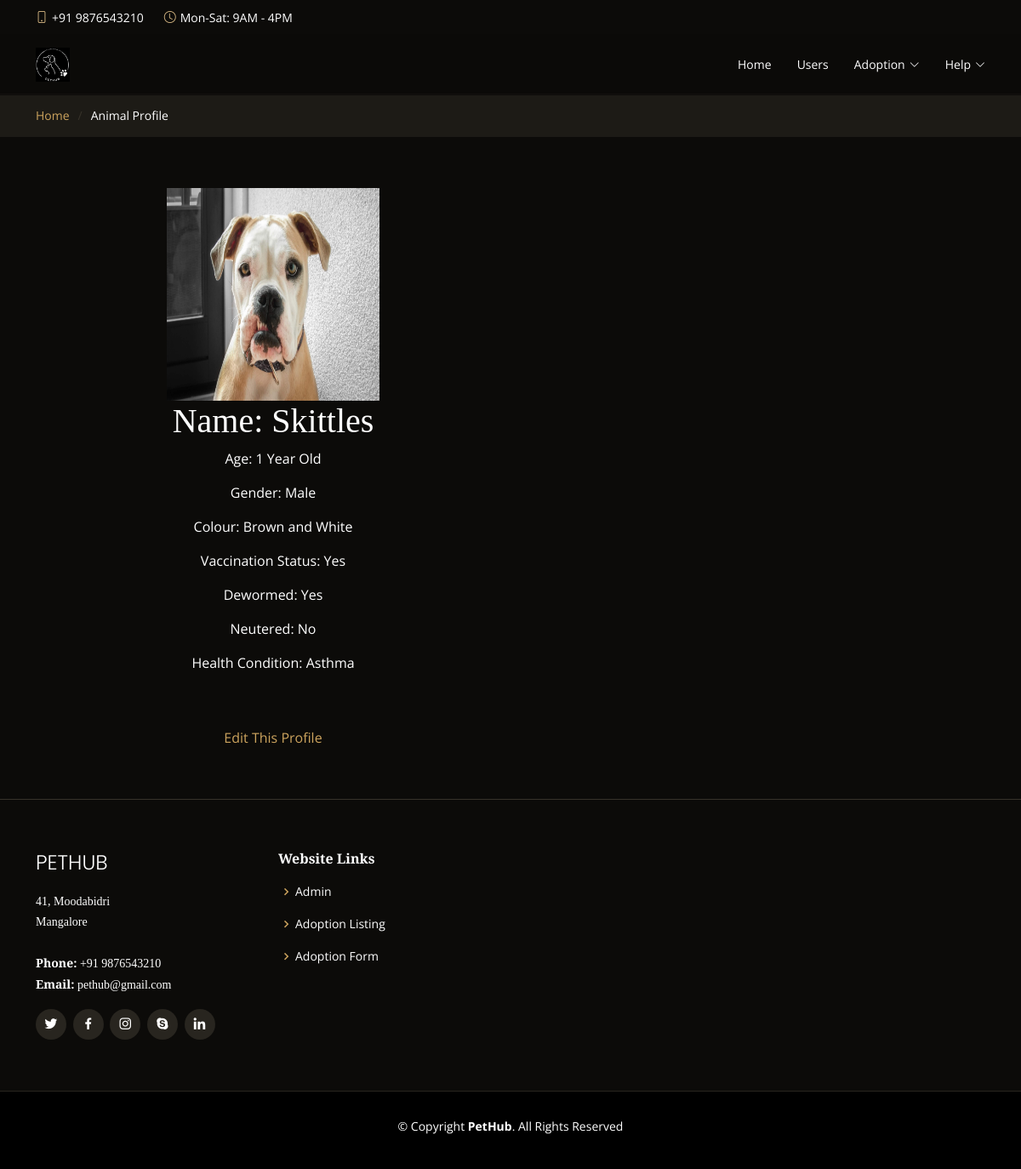
The app's page /admin/animalProfile.php?id=5 (signed in) with its own data.
### tables this page shows
CREATE TABLE `animal` (
  `id` int(11) NOT NULL,
  `animalName` varchar(100) NOT NULL,
  `animalType` varchar(100) NOT NULL,
  `gender` varchar(10) NOT NULL,
  `age` varchar(100) NOT NULL,
  `colour` varchar(100) NOT NULL,
  `vaccinated` varchar(10) NOT NULL,
  `dewormed` varchar(10) NOT NULL,
  `neutered` varchar(10) NOT NULL,
  `animalCondition` varchar(100) NOT NULL,
  `imgType` varchar(5) NOT NULL
);

### admin/animalProfile.php (the view, shortened to what this page needs)
<?php
  $id = intval($_GET['id']);
?>
<!DOCTYPE html>
<html lang="en">
<head>
  <link href="../assets/vendor/animate.css/animate.min.css" rel="stylesheet">
  <link href="../assets/vendor/aos/aos.css" rel="stylesheet">
  <link href="../assets/vendor/bootstrap/css/bootstrap.min.css" rel="stylesheet">
  <link href="../assets/vendor/bootstrap-icons/bootstrap-icons.css" rel="stylesheet">
  <link href="../assets/vendor/boxicons/css/boxicons.min.css" rel="stylesheet">
  <link href="../assets/vendor/glightbox/css/glightbox.min.css" rel="stylesheet">
  <link href="../assets/vendor/swiper/swiper-bundle.min.css" rel="stylesheet">
  <link href="../assets/css/style.css" rel="stylesheet">
</head>
<body>
  <div id="topbar" class="d-flex align-items-center fixed-top">
    <div class="container d-flex justify-content-center justify-content-md-between">
      <div class="contact-info d-flex align-items-center">
        <i class="bi bi-phone d-flex align-items-center"><span>+91 9876543210</span></i>
        <i class="bi bi-clock d-flex align-items-center ms-4"><span> Mon-Sat: 9AM - 4PM</span></i>
      </div>
    </div>
  </div>
  <header id="header" class="fixed-top d-flex align-items-center">
    <div class="container-fluid container-xl d-flex align-items-center justify-content-lg-between">
      <a href="main.php" class="logo me-auto me-lg-0"><img src="../assets/img/logo.png" alt="" class="img-fluid"></a>
      <nav id="navbar" class="navbar order-last order-lg-0">
        <ul>
          <li><a class="nav-link scrollto" href="main.php">Home</a></li>
          <li><a class="nav-link scrollto" href="users.php">Users</a></li>
          <li class="dropdown"><a href="#"><span>Adoption</span> <i class="bi bi-chevron-down"></i></a>
              <li class='dropdown'><a href='#'><span><?php echo $_SESSION['user']['username']; ?></span><i class='bi bi-chevron-down'></i></a>
          </li>
        </ul>
      </nav>
    </div>
  </header>
  <main id="main">
    <section class="breadcrumbs">
      <div class="container">
        <div class="d-flex justify-content-between align-items-center">
          <ol>
            <li><a href="main.php">Home</a></li>
            <li>Animal Profile</li>
          </ol>
        </div>
      </div>
    </section>
  </main>
    <section id="contact" class="contact">
    <div class="container" data-aos="fade-up">
        <?php
            $conn = mysqli_connect("localhost", "root", "", "hpusers");
            $sql = ("SELECT * FROM animal WHERE id = $id");
            $result = $conn->query($sql);
            if ($result->num_rows > 0) {
            while($row = $result->fetch_assoc()) {
                echo "<div class='col-lg-6' style = 'text-align: center;'>";
                echo "<img src='../assets/img/animals/" . $row["animalName"] . "." . $row["imgType"] . "' height = '250px' width = '250px' >";
                echo "<h1>Name: " . $row["animalName"] . "</h1>";
                echo "<p>Age: " . $row["age"] . "</p>";
                echo "<p>Gender: " . $row["gender"] . "</p>";
                echo "<p>Colour: " . $row["colour"] . "</p>";
                echo "<p>Vaccination Status: " . $row["vaccinated"] . "</p>";
                echo "<p>Dewormed: " . $row["dewormed"] . "</p>";
                echo "<p>Neutered: " . $row["neutered"] . "</p>";
                echo "<p>Health Condition: " . $row["animalCondition"] . "</p>";
                echo "<br><br><span style='background-color: ;'>
                <a href='editAnimalProfile.php?id=" . $row["id"] . "'>Edit This Profile</a></span>";
            }
            }
            else {
              echo "0 results";
            }
        ?>
    </div>
</section>
  <footer id="footer">
    <div class="footer-top">
      <div class="container">
        <div class="row">
          <div class="col-lg-3 col-md-6">
            <div class="footer-info">
              <h3>PetHub</h3>
              <p>
                41, Moodabidri<br>
                Mangalore<br><br>
                <strong>Phone:</strong> +91 9876543210<br>
                <strong>Email:</strong> pethub@gmail.com<br>
              </p>
              <div class="social-links mt-3">
                <a href="#" class="twitter"><i class="bx bxl-twitter"></i></a>
                <a href="#" class="facebook"><i class="bx bxl-facebook"></i></a>
                <a href="#" class="instagram"><i class="bx bxl-instagram"></i></a>
                <a href="#" class="google-plus"><i class="bx bxl-skype"></i></a>
                <a href="#" class="linkedin"><i class="bx bxl-linkedin"></i></a>
              </div>
            </div>
          </div>
          <div class="col-lg-2 col-md-6 footer-links">
            <h4>Website Links</h4>
            <ul>
              <li><i class="bx bx-chevron-right"></i> <a href="main.php">Admin</a></li>
              <li><i class="bx bx-chevron-right"></i> <a href="adoptionListing.php">Adoption Listing</a></li>
              <li><i class="bx bx-chevron-right"></i> <a href="adoptionListing.php">Adoption Form</a></li>
            </ul>
          </div>
        </div>
      </div>
    </div>
    <div class="container">
      <div class="copyright">
        &copy; Copyright <strong><span>PetHub</span></strong>. All Rights Reserved
      </div>
      <div class="credits">
      </div>
    </div>
  </footer>
</body>
</html>

### assets/css/style.css (style rules this page uses)
body { font-family: "Open Sans", sans-serif; background: #0c0b09; color: #fff; }
a { color: #cda45e; text-decoration: none; }
h1, h2, h3, h4, h5, h6 { font-family: "Playfair Display", serif; }
#topbar { height: 40px; font-size: 14px; transition: all 0.5s; z-index: 996; }
#topbar .contact-info i { font-style: normal; color: #d9ba85; }
#topbar .contact-info i span { padding-left: 5px; color: #fff; }
#header { background: rgba(12, 11, 9, 0.6); border-bottom: 1px solid rgba(12, 11, 9, 0.6); transition: all 0.5s; z-index: 997; padding: 15px 0; top: 40px; }
#header .logo { font-size: 28px; margin: 0; padding: 0; line-height: 1; font-weight: 300; letter-spacing: 1px; text-transform: uppercase; font-family: "Poppins", sans-serif; }
#header .logo img { max-height: 40px; }
.navbar { padding: 0; }
.navbar ul { margin: 0; padding: 0; display: flex; list-style: none; align-items: center; }
.navbar li { position: relative; }
.navbar a { display: flex; align-items: center; justify-content: space-between; padding: 10px 0 10px 30px; color: #fff; white-space: nowrap; transition: 0.3s; font-size: 14px; }
.navbar a i { font-size: 12px; line-height: 0; margin-left: 5px; }
section { padding: 60px 0; overflow: hidden; }
.breadcrumbs { padding: 15px 0; background: #1d1b16; margin-top: 110px; }
.breadcrumbs ol { display: flex; flex-wrap: wrap; list-style: none; padding: 0; margin: 0; font-size: 14px; }
.breadcrumbs ol li + li { padding-left: 10px; }
.breadcrumbs ol li + li::before { display: inline-block; padding-right: 10px; color: #37332a; content: "/"; }
#footer { background: black; padding: 0 0 30px 0; color: #fff; font-size: 14px; }
#footer .footer-top { background: #0c0b09; border-top: 1px solid #37332a; border-bottom: 1px solid #28251f; padding: 60px 0 30px 0; }
#footer .footer-top .footer-info { margin-bottom: 30px; }
#footer .footer-top .footer-info h3 { font-size: 24px; margin: 0 0 20px 0; padding: 2px 0 2px 0; line-height: 1; font-weight: 300; text-transform: uppercase; font-family: "Poppins", sans-serif; }
#footer .footer-top .footer-info p { font-size: 14px; line-height: 24px; margin-bottom: 0; font-family: "Playfair Display", serif; color: #fff; }
#footer .footer-top .social-links a { font-size: 18px; display: inline-block; background: #28251f; color: #fff; line-height: 1; padding: 8px 0; margin-right: 4px; border-radius: 50%; text-align: center; width: 36px; height: 36px; transition: 0.3s; }
#footer .footer-top h4 { font-size: 16px; font-weight: 600; color: #fff; position: relative; padding-bottom: 12px; }
#footer .footer-top .footer-links { margin-bottom: 30px; }
#footer .footer-top .footer-links ul { list-style: none; padding: 0; margin: 0; }
#footer .footer-top .footer-links ul i { padding-right: 2px; color: #cda45e; font-size: 18px; line-height: 1; }
#footer .footer-top .footer-links ul li { padding: 10px 0; display: flex; align-items: center; }
#footer .footer-top .footer-links ul li:first-child { padding-top: 0; }
#footer .footer-top .footer-links ul a { color: #fff; transition: 0.3s; display: inline-block; line-height: 1; }
#footer .copyright { text-align: center; padding-top: 30px; }
#footer .credits { padding-top: 10px; text-align: center; font-size: 13px; color: #fff; }

### records on screen
animal: animalName (picture), animalName "Skittles", age "1 Year Old", gender "Male", colour "Brown and White", vaccinated "Yes", dewormed "Yes", neutered "No", animalCondition "Asthma"

### other values on screen
$_SESSION['user']['username'] "Help"
